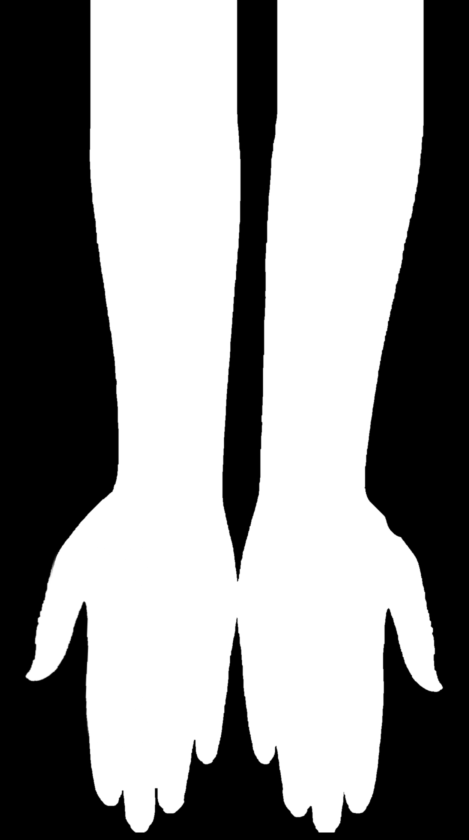
#> input picture assets/tryon-source/mask.png, 938 x 1680 px (shown at 1/2 size)
$ python back_views.py
#> lines starting #> are read from the running program, lines starting #| are printed output that depends on the picture
# Back-of-hand views for the 3D model built from the Photo 3D photograph.
#
# The 3D model's front IS the photo (assets/tryon-source/atlas-*.jpg). Seen from behind, the same pair of hands appears
# mirrored left-right, so the back texture must fit the MIRRORED photo outline exactly. Codex repaints the mirrored
# bare hands as the backs of the same hands (nails, knuckles) with a back-of-hand mehndi matching the front design;
# the result is aligned onto the mirrored mask (ECC affine on the silhouette) and saved as
# scripts/out/model3d/back-<key>.png (same size/frame as the atlas, already mirrored).
#
#   python scripts/model3d/back_views.py --keys trail_stain [--force]
#   python scripts/model3d/back_views.py --align-only --keys trail_stain   (re-align the last raw Codex image)

import argparse
import glob
import os
import pathlib
import shutil
import subprocess
import tempfile
import time

import cv2
import numpy as np

ROOT = pathlib.Path(__file__).resolve().parents[2]
TRY = ROOT / "assets/tryon-source"  # Photo 3D source photos (mask, height map, design atlases, manifest); not served
OUT = ROOT / "scripts/out/model3d"
OUT.mkdir(parents=True, exist_ok=True)

STYLE = {
    "royal": "dense royal bridal work: mandalas, mesh nets, paisleys and bangles-style bands",
    "bridal": "full bridal: domes, peacocks, mesh fill and finger nets",
    "arabic": "bold Arabic trails of shaded fern leaves and flowers running diagonally",
    "trail": "a large flower on the wrist with a hanging tassel necklace motif, peacock feathers and swirling vines",
    "floral": "roses with leafy vines and fine finger nets",
    "minimal": "light, modern mandala and dotted lines with lots of bare skin",
    "bare": "no design at all",
}
LOOK = {
    "bare": "WITHOUT any mehndi: leave the skin completely clean and bare (ignore the design instructions below)",
    "stain": "as a DRIED STAIN: the paste is removed, the lines are a deep reddish-brown/orange-maroon stain in the skin",
    "paste": "as FRESH PASTE: raised dark brown-green henna paste lines sitting on the skin",
}

PROMPT = """Use your image generation tool to EDIT the attached image base.png. It shows a pair of a woman's forearms and
hands on a plain white background. Repaint them as the BACKS of the same two hands, seen from behind: nails visible on
every fingertip (natural clean pink nails), soft knuckles on the fingers, the back of the hand and the back of the wrist
and forearm, same skin tone and soft studio light. Then paint a professional back-of-hand mehndi design on both hands,
{look}.

Design to match: style.png shows the PALM side of these same hands with the design. Create the matching BACK-of-hand
version of the same style: {style}. Same motifs, line weight, colour and density as style.png, composed for the back:
a main motif on the back of each hand and wrist, a band or chain motif on the forearm, decorated finger bands and the
fingertips around the nails dipped in henna (nails themselves stay clean). Both hands mirror each other.

CRITICAL: keep both hands EXACTLY as in base.png: identical outlines, pose, closed fingers, thumbs, size and position in
the frame, same plain white background, same framing and aspect ratio. Do not move, resize, crop or re-pose anything.
Photorealistic, sharp fine detail, dense crisp linework, like a professional mehndi portfolio photo.

When the image is generated, copy the final image file into the current working directory as out.png and reply with just
its path.
"""


def load_mask():
    m = cv2.imread(str(TRY / "mask.png"), 0).astype(np.float32) / 255
    return m


def base_image(m):
    bare = cv2.imread(str(TRY / "atlas-bare.jpg")).astype(np.float32)
    on_white = bare * m[..., None] + 255 * (1 - m[..., None])
    return cv2.flip(on_white.astype(np.uint8), 1)


def pad_to(img, aspect=2 / 3, fill=255):
    h, w = img.shape[:2]
    W = int(round(h * aspect))
    if W <= w:
        return img, 0
    p = (W - w) // 2
    return cv2.copyMakeBorder(img, 0, 0, p, W - w - p, cv2.BORDER_CONSTANT, value=(fill,) * 3), p


# [71 lines left out: functions codex, align, not called in this run]


def main():
    ap = argparse.ArgumentParser()
    ap.add_argument("--keys", nargs="+", default=["trail_stain"])
    ap.add_argument("--force", action="store_true")
    ap.add_argument("--align-only", action="store_true")
    a = ap.parse_args()
    m = load_mask()
    m_flip = cv2.flip(m, 1)
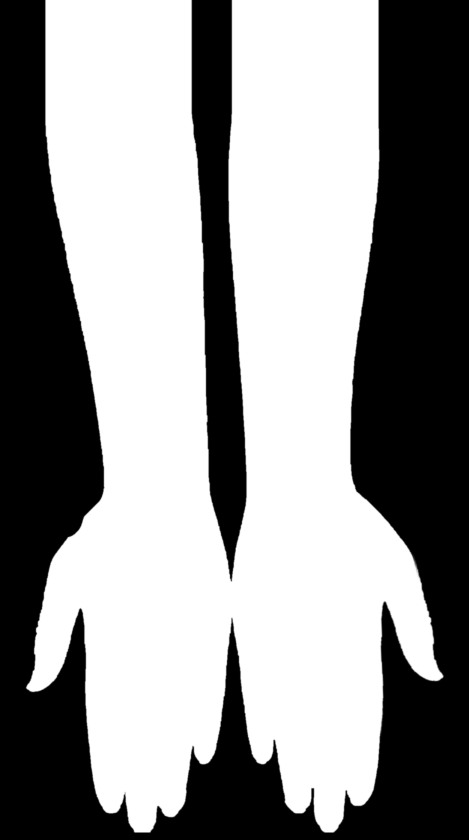
#> m_flip: shape (1680, 938) float32 (shown at 1/2 size); min 0, max 1, mean 0.57
    base, pad = pad_to(base_image(m))
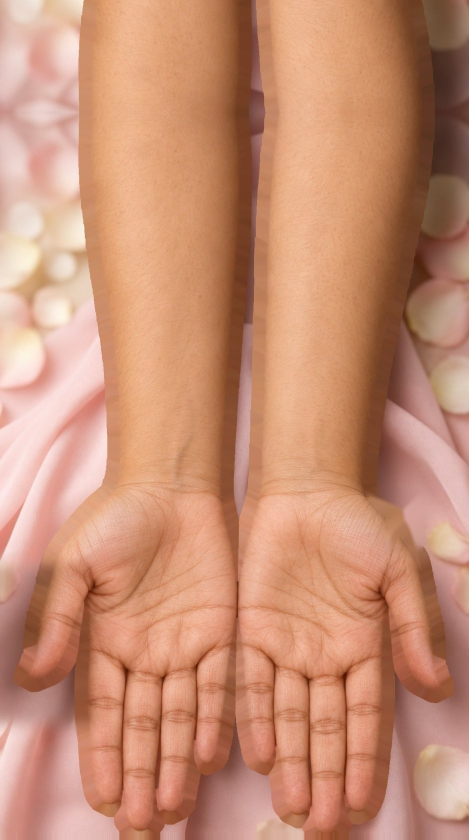
#> input picture assets/tryon-source/atlas-bare.jpg, 938 x 1680 px (shown at 1/2 size)
#> in base_image, `on_white = bare * m[..., None] + 255 * (1 - m[..., None])`:
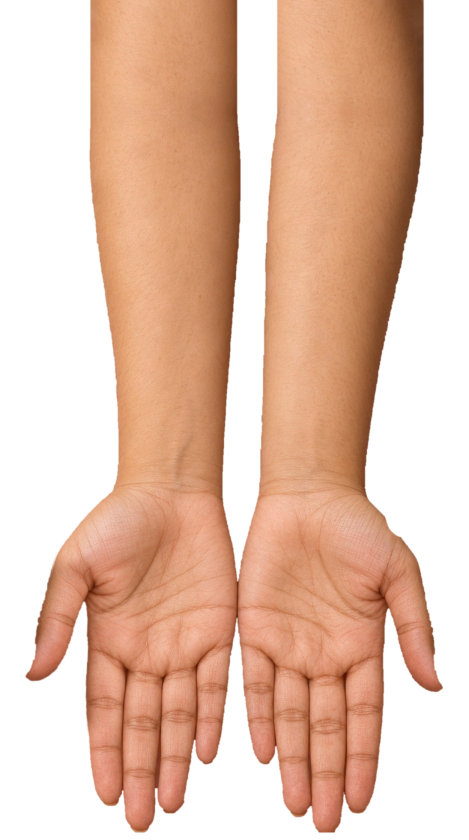
#> on_white: shape (1680, 938, 3) float32 (shown at 1/2 size); mean B, G, R 172.4, 192.7, 229
#> in base_image, `return cv2.flip(on_white.astype(np.uint8), 1)`:
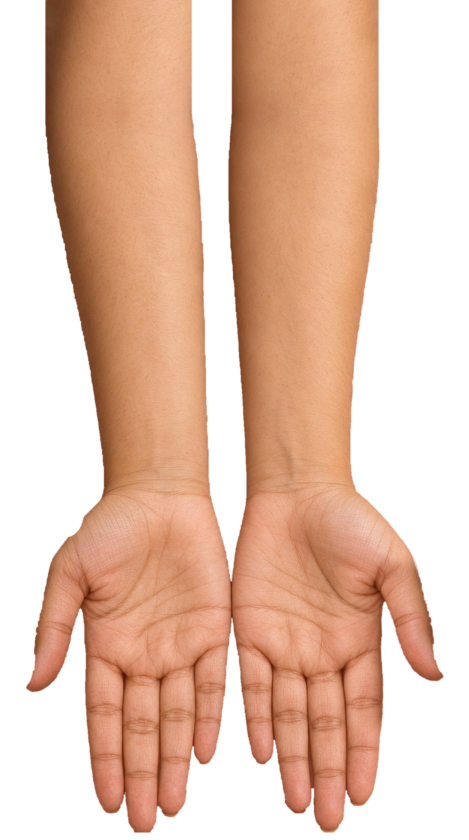
#> returned value: shape (1680, 938, 3) (shown at 1/2 size); mean of channels 0, 1, 2 172, 192.2, 228.5; drawn as B, G, R
#> in pad_to, `h, w = img.shape[:2]`: h = 1680; w = 938
#> in pad_to, `W = int(round(h * aspect))`: W = 1120
#> in pad_to, `p = (W - w) // 2`: p = 91
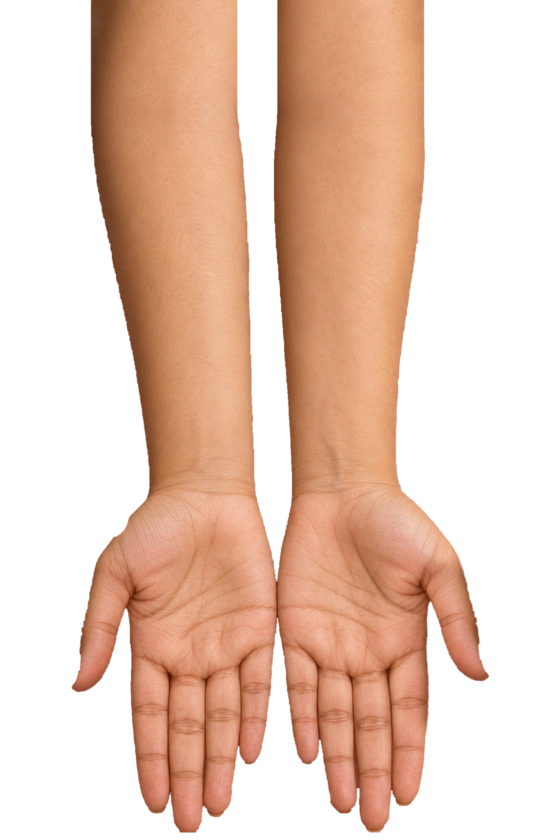
#> base: shape (1680, 1120, 3) (shown at 1/2 size); mean of channels 0, 1, 2 185.5, 202.4, 232.8; drawn as B, G, R
#> pad = 91
    tmp = pathlib.Path(tempfile.mkdtemp(prefix="vaishora_mbase_"))
    cv2.imwrite(str(tmp / "base.png"), base)
    for key in a.keys:
        did, look = key.split("_") if "_" in key else (key, "bare" if key == "bare" else "paste")
        raw = OUT / f"back-{key}-raw.png"
        if not a.align_only and (a.force or not raw.exists()):
            style = tmp / f"style-{key}.png"
            cv2.imwrite(str(style), pad_to(cv2.imread(str(TRY / f"atlas-{key}.jpg")), fill=230)[0])
            try:
                codex(tmp / "base.png", style, PROMPT.format(look=LOOK[look], style=STYLE[did]), raw)
            except Exception as e:  # keep going with the other designs
                print(f"  ! {key}: {e}")
                continue
        align(raw, m_flip, pad, OUT / f"back-{key}.png")


if __name__ == "__main__":
#> (the run stopped early here; a loop or call above may not have finished)
